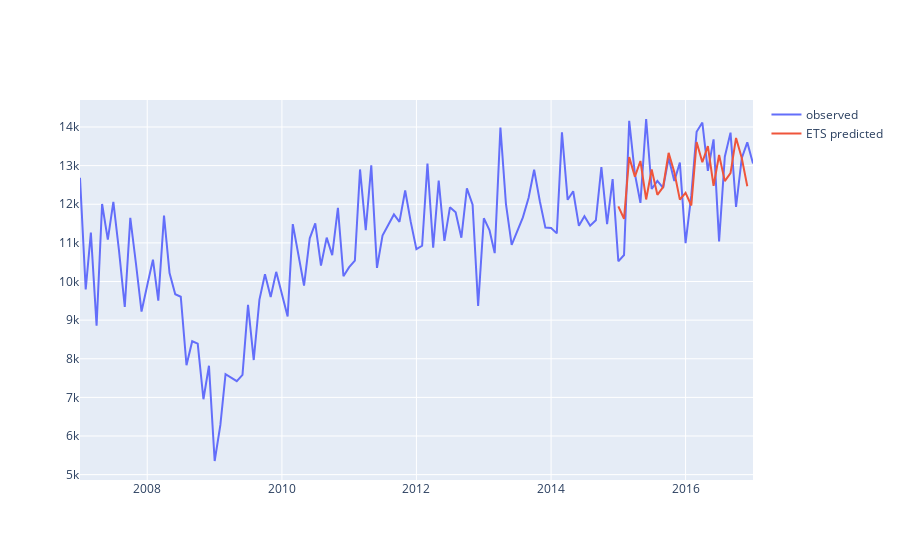

Notebook cell for this chart:
### Code cell
predict_auto_ETS('Total', plot=True)
